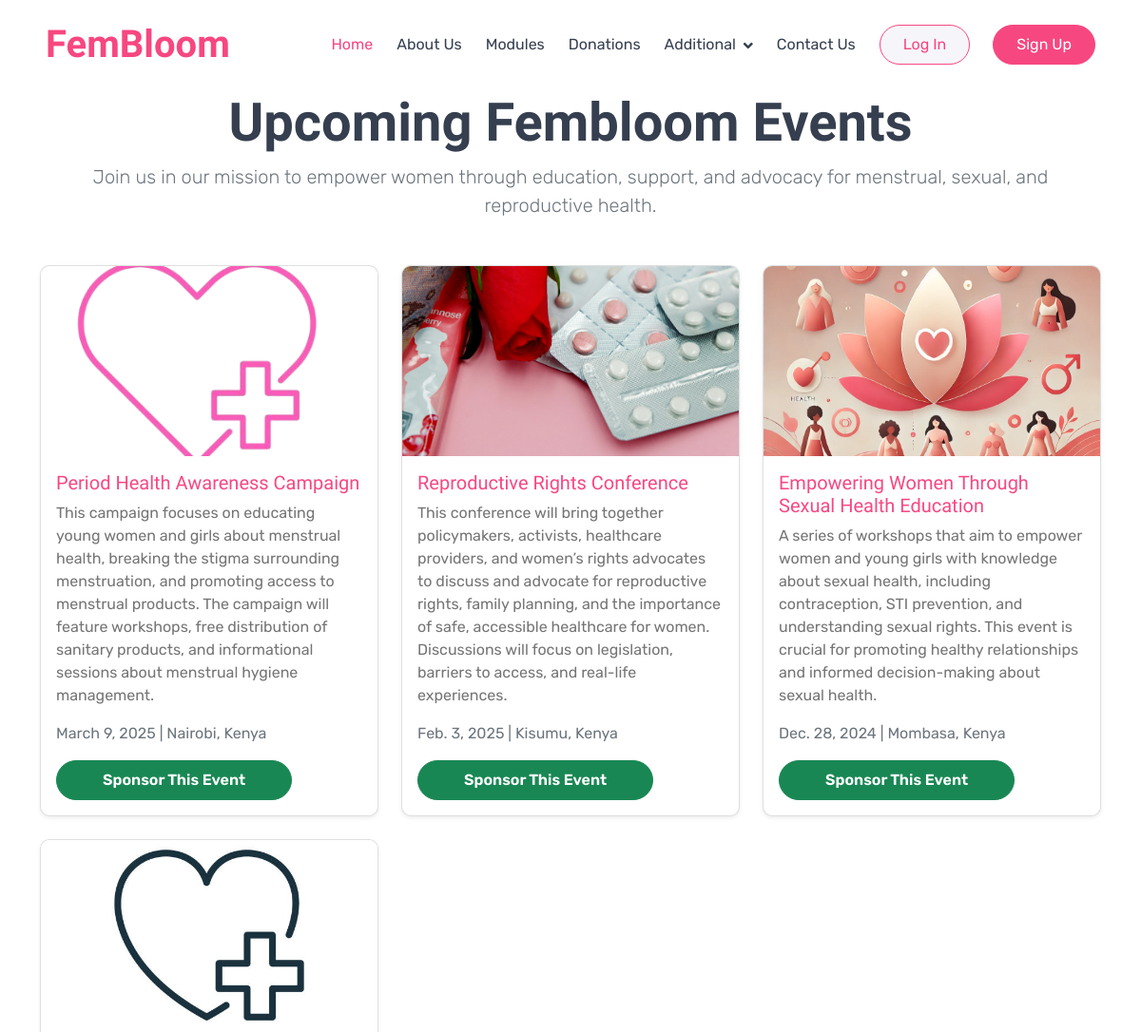
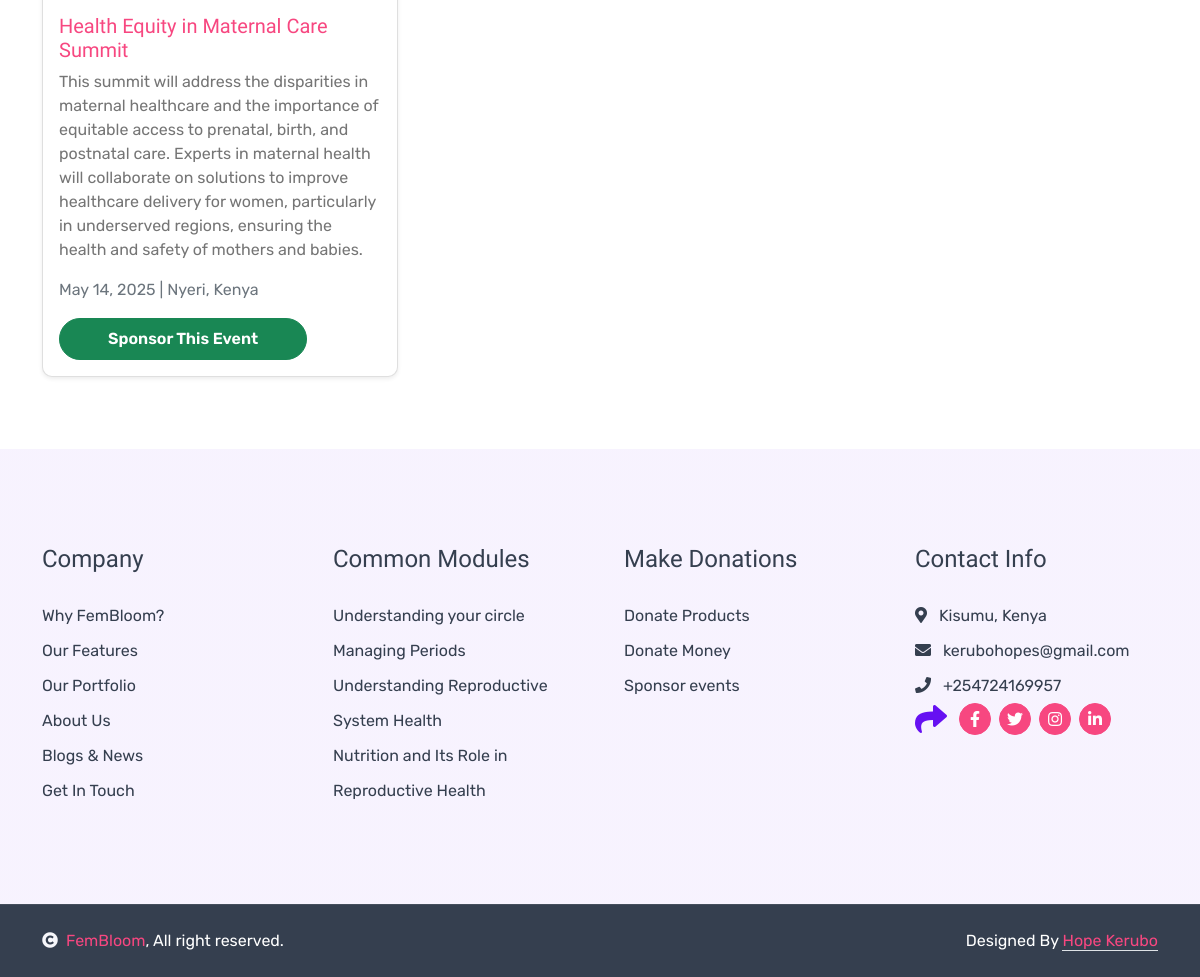
Screenshot of /events/ with the database file from the repository (2 pictures, top to bottom).
### FemBloomApp/models.py (models this page shows, shortened)
class Event(models.Model):
    name = models.CharField(max_length=200)
    description = models.TextField()
    date = models.DateField()
    location = models.CharField(max_length=200)
    image = models.ImageField(upload_to='event_images/')  # Optional: for event image

### FemBloomApp/views.py (the view)
# urls.py: path('events/', views.upcoming_events, name='events'),
def upcoming_events(request):
    events = Event.objects.all()  # Fetch all events from the database
    return render(request, 'events.html', {'events': events})

### templates/events.html (shortened to what this page needs)
{% extends 'hf.html' %}
{% load static %}
{% block body %}
<div class="container py-5">
    <div class="text-center mb-5">
        <h1 class="display-4 fw-bold mt-5 text-dark">Upcoming Fembloom Events</h1>
        <p class="lead text-muted">Join us in our mission to empower women through education, support, and advocacy for menstrual, sexual, and reproductive health.</p>
    </div>
    <div class="row">
        {% for event in events %}
        <div class="col-md-4 mb-4">
            <div class="card shadow-sm rounded h-100">
                <img src="{{ event.image.url }}" class="card-img-top event-image" alt="{{ event.name }}">
                <div class="card-body d-flex flex-column">
                    <h5 class="card-title text-primary">{{ event.name }}</h5>
                    <p class="card-text">{{ event.description }}</p>
                    <p class="text-muted">{{ event.date }} | {{ event.location }}</p>
                    <form action="{% url 'sponsor_event' event.id %}" method="POST">
                        <button type="submit" class="btn btn-success btn-block rounded-pill py-2 px-5">Sponsor This Event</button>
                    </form>
                </div>
            </div>
        </div>
        {% endfor %}
    </div>
</div>
{% endblock %}

### static/css/style.css (style rules this page uses)
.btn { font-weight: 600; transition: .5s; }

### templates/events.html (style rules this page uses)
.event-image { height: 200px; object-fit: cover; }
.card { display: flex; flex-direction: column; }
.card-body { flex-grow: 1; }
.card { height: 100%; }
.card-body { min-height: 150px; }

### rows the page displays
Event: image (picture), name "Period Health Awareness Campaign", description "This campaign focuses on educating young women and girls about menstrual health, breaking the stigma surrounding menstruation, and promoting access to menstrual products. The campaign will feature workshops, free distribution of sanitary products, and informational sessions about menstrual hygiene management.", date "March 9, 2025", location "Nairobi, Kenya"
Event: image (picture), name "Reproductive Rights Conference", description "This conference will bring together policymakers, activists, healthcare providers, and women’s rights advocates to discuss and advocate for reproductive rights, family planning, and the importance of safe, accessible healthcare for women. Discussions will focus on legislation, barriers to access, and real-life experiences.", date "Feb. 3, 2025", location "Kisumu, Kenya"
Event: image (picture), name "Empowering Women Through Sexual Health Education", description "A series of workshops that aim to empower women and young girls with knowledge about sexual health, including contraception, STI prevention, and understanding sexual rights. This event is crucial for promoting healthy relationships and informed decision-making about sexual health.", date "Dec. 28, 2024", location "Mombasa, Kenya"
Event: image (picture), name "Health Equity in Maternal Care Summit", description "This summit will address the disparities in maternal healthcare and the importance of equitable access to prenatal, birth, and postnatal care. Experts in maternal health will collaborate on solutions to improve healthcare delivery for women, particularly in underserved regions, ensuring the health and safety of mothers and babies.", date "May 14, 2025", location "Nyeri, Kenya"
